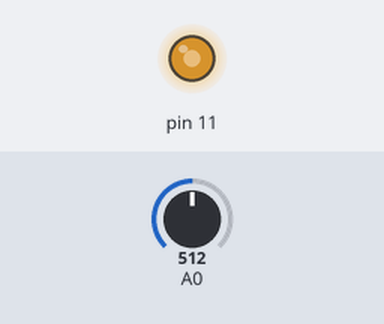
This sketch was run on a simulated Arduino Uno, built with avr-gcc and run on an emulated ATmega328P. On the bench: output pins drawn as LEDs (lit = HIGH). The test bench sets the inputs (shaded band); at power-on: A0 = 512.

Above: at 1.2 s.
1.3 s: A0 set to 0
At 2.5 s:
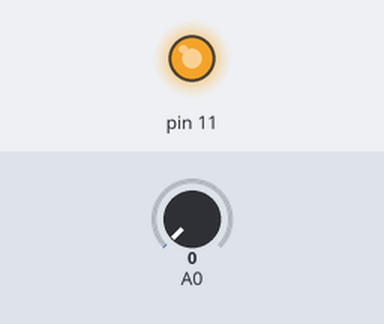
2.8 s: A0 set to 122
At 3.58 s:
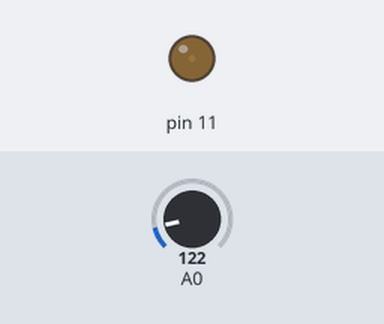
At 4.2 s:
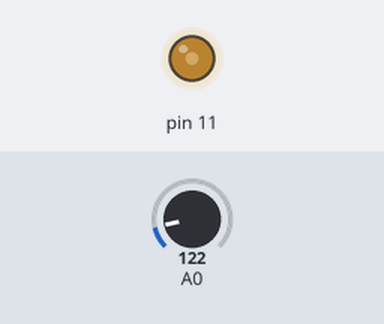
Timing chart, 0 to 11.8 s (numbered marks = the images above; inputs shaded):
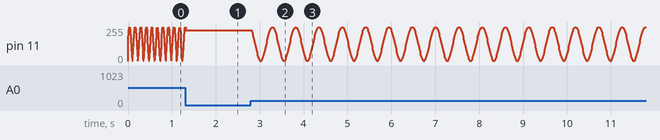

Measured:
- after the input at 1.3 s, pin 11: goes on until 1.3 s, then stays 230/255

The sketch:

fotorezystorTempoMiganiaDiody.ino
```cpp
void setup()
{
   pinMode(A0, INPUT_PULLUP);
}

float t = 0;
void loop()
{
   int swiatlo = analogRead(A0);
   float ile = sin(t) * 100;
   int jasnosc = map(ile, -100, 100, 0, 255);
   analogWrite(11, jasnosc);
   delay(10);
   t = t + swiatlo * 0.001;
}
```
